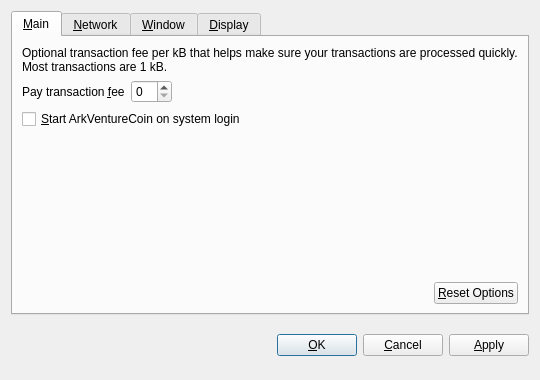
<?xml version="1.0" encoding="UTF-8"?>
<ui version="4.0">
 <class>OptionsDialog</class>
 <widget class="QDialog" name="OptionsDialog">
  <property name="geometry">
   <rect>
    <x>0</x>
    <y>0</y>
    <width>540</width>
    <height>380</height>
   </rect>
  </property>
  <property name="windowTitle">
   <string>Options</string>
  </property>
  <property name="modal">
   <bool>true</bool>
  </property>
  <layout class="QVBoxLayout" name="verticalLayout">
   <item>
    <widget class="QTabWidget" name="tabWidget">
     <property name="tabPosition">
      <enum>QTabWidget::North</enum>
     </property>
     <property name="currentIndex">
      <number>0</number>
     </property>
     <widget class="QWidget" name="tabMain">
      <attribute name="title">
       <string>&amp;Main</string>
      </attribute>
      <layout class="QVBoxLayout" name="verticalLayout_Main">
       <item>
        <widget class="QLabel" name="transactionFeeInfoLabel">
         <property name="text">
          <string>Optional transaction fee per kB that helps make sure your transactions are processed quickly. Most transactions are 1 kB.</string>
         </property>
         <property name="textFormat">
          <enum>Qt::PlainText</enum>
         </property>
         <property name="wordWrap">
          <bool>true</bool>
         </property>
        </widget>
       </item>
       <item>
        <layout class="QHBoxLayout" name="horizontalLayout_1_Main">
         <item>
          <widget class="QLabel" name="transactionFeeLabel">
           <property name="text">
            <string>Pay transaction &amp;fee</string>
           </property>
           <property name="textFormat">
            <enum>Qt::PlainText</enum>
           </property>
           <property name="buddy">
            <cstring>transactionFee</cstring>
           </property>
          </widget>
         </item>
         <item>
          <widget class="BitcoinAmountField" name="transactionFee"/>
         </item>
         <item>
          <spacer name="horizontalSpacer_1_Main">
           <property name="orientation">
            <enum>Qt::Horizontal</enum>
           </property>
           <property name="sizeHint" stdset="0">
            <size>
             <width>40</width>
             <height>20</height>
            </size>
           </property>
          </spacer>
         </item>
        </layout>
       </item>
       <item>
        <widget class="QCheckBox" name="bitcoinAtStartup">
         <property name="toolTip">
          <string>Automatically start ArkVentureCoin after logging in to the system.</string>
         </property>
         <property name="text">
          <string>&amp;Start ArkVentureCoin on system login</string>
         </property>
        </widget>
       </item>
       <item>
        <spacer name="verticalSpacer_Main">
         <property name="orientation">
          <enum>Qt::Vertical</enum>
         </property>
         <property name="sizeHint" stdset="0">
          <size>
           <width>20</width>
           <height>40</height>
          </size>
         </property>
        </spacer>
       </item>
       <item>
        <layout class="QHBoxLayout" name="horizontalLayout_2_Main">
         <item>
          <spacer name="horizontalSpacer_2_Main">
           <property name="orientation">
            <enum>Qt::Horizontal</enum>
           </property>
           <property name="sizeHint" stdset="0">
            <size>
             <width>40</width>
             <height>20</height>
            </size>
           </property>
          </spacer>
         </item>
         <item>
          <widget class="QPushButton" name="resetButton">
           <property name="toolTip">
            <string>Reset all client options to default.</string>
           </property>
           <property name="text">
            <string>&amp;Reset Options</string>
           </property>
           <property name="autoDefault">
            <bool>false</bool>
           </property>
          </widget>
         </item>
        </layout>
       </item>
      </layout>
     </widget>
     <widget class="QWidget" name="tabNetwork">
      <attribute name="title">
       <string>&amp;Network</string>
      </attribute>
      <layout class="QVBoxLayout" name="verticalLayout_Network">
       <item>
        <widget class="QCheckBox" name="mapPortUpnp">
         <property name="toolTip">
          <string>Automatically open the ArkVentureCoin client port on the router. This only works when your router supports UPnP and it is enabled.</string>
         </property>
         <property name="text">
          <string>Map port using &amp;UPnP</string>
         </property>
        </widget>
       </item>
       <item>
        <widget class="QCheckBox" name="connectSocks">
         <property name="toolTip">
          <string>Connect to the ArkVentureCoin network through a SOCKS proxy (e.g. when connecting through Tor).</string>
         </property>
         <property name="text">
          <string>&amp;Connect through SOCKS proxy:</string>
         </property>
        </widget>
       </item>
       <item>
        <layout class="QHBoxLayout" name="horizontalLayout_Network">
         <item>
          <widget class="QLabel" name="proxyIpLabel">
           <property name="text">
            <string>Proxy &amp;IP:</string>
           </property>
           <property name="textFormat">
            <enum>Qt::PlainText</enum>
           </property>
           <property name="buddy">
            <cstring>proxyIp</cstring>
           </property>
          </widget>
         </item>
         <item>
          <widget class="QValidatedLineEdit" name="proxyIp">
           <property name="maximumSize">
            <size>
             <width>140</width>
             <height>16777215</height>
            </size>
           </property>
           <property name="toolTip">
            <string>IP address of the proxy (e.g. 127.0.0.1)</string>
           </property>
          </widget>
         </item>
         <item>
          <widget class="QLabel" name="proxyPortLabel">
           <property name="text">
            <string>&amp;Port:</string>
           </property>
           <property name="textFormat">
            <enum>Qt::PlainText</enum>
           </property>
           <property name="buddy">
            <cstring>proxyPort</cstring>
           </property>
          </widget>
         </item>
         <item>
          <widget class="QLineEdit" name="proxyPort">
           <property name="maximumSize">
            <size>
             <width>55</width>
             <height>16777215</height>
            </size>
           </property>
           <property name="toolTip">
            <string>Port of the proxy (e.g. 9050)</string>
           </property>
          </widget>
         </item>
         <item>
          <widget class="QLabel" name="socksVersionLabel">
           <property name="text">
            <string>SOCKS &amp;Version:</string>
           </property>
           <property name="textFormat">
            <enum>Qt::PlainText</enum>
           </property>
           <property name="buddy">
            <cstring>socksVersion</cstring>
           </property>
          </widget>
         </item>
         <item>
          <widget class="QValueComboBox" name="socksVersion">
           <property name="toolTip">
            <string>SOCKS version of the proxy (e.g. 5)</string>
           </property>
          </widget>
         </item>
         <item>
          <spacer name="horizontalSpacer_Network">
           <property name="orientation">
            <enum>Qt::Horizontal</enum>
           </property>
           <property name="sizeHint" stdset="0">
            <size>
             <width>40</width>
             <height>20</height>
            </size>
           </property>
          </spacer>
         </item>
        </layout>
       </item>
       <item>
        <spacer name="verticalSpacer_Network">
         <property name="orientation">
          <enum>Qt::Vertical</enum>
         </property>
         <property name="sizeHint" stdset="0">
          <size>
           <width>20</width>
           <height>40</height>
          </size>
         </property>
        </spacer>
       </item>
      </layout>
     </widget>
     <widget class="QWidget" name="tabWindow">
      <attribute name="title">
       <string>&amp;Window</string>
      </attribute>
      <layout class="QVBoxLayout" name="verticalLayout_Window">
       <item>
        <widget class="QCheckBox" name="minimizeToTray">
         <property name="toolTip">
          <string>Show only a tray icon after minimizing the window.</string>
         </property>
         <property name="text">
          <string>&amp;Minimize to the tray instead of the taskbar</string>
         </property>
        </widget>
       </item>
       <item>
        <widget class="QCheckBox" name="minimizeOnClose">
         <property name="toolTip">
          <string>Minimize instead of exit the application when the window is closed. When this option is enabled, the application will be closed only after selecting Quit in the menu.</string>
         </property>
         <property name="text">
          <string>M&amp;inimize on close</string>
         </property>
        </widget>
       </item>
       <item>
        <spacer name="verticalSpacer_Window">
         <property name="orientation">
          <enum>Qt::Vertical</enum>
         </property>
         <property name="sizeHint" stdset="0">
          <size>
           <width>20</width>
           <height>40</height>
          </size>
         </property>
        </spacer>
       </item>
      </layout>
     </widget>
     <widget class="QWidget" name="tabDisplay">
      <attribute name="title">
       <string>&amp;Display</string>
      </attribute>
      <layout class="QVBoxLayout" name="verticalLayout_Display">
       <item>
        <layout class="QHBoxLayout" name="horizontalLayout_1_Display">
         <item>
          <widget class="QLabel" name="langLabel">
           <property name="text">
            <string>User Interface &amp;language:</string>
           </property>
           <property name="textFormat">
            <enum>Qt::PlainText</enum>
           </property>
           <property name="buddy">
            <cstring>lang</cstring>
           </property>
          </widget>
         </item>
         <item>
          <widget class="QValueComboBox" name="lang">
           <property name="toolTip">
            <string>The user interface language can be set here. This setting will take effect after restarting ArkVentureCoin.</string>
           </property>
          </widget>
         </item>
        </layout>
       </item>
       <item>
        <layout class="QHBoxLayout" name="horizontalLayout_2_Display">
         <item>
          <widget class="QLabel" name="unitLabel">
           <property name="text">
            <string>&amp;Unit to show amounts in:</string>
           </property>
           <property name="textFormat">
            <enum>Qt::PlainText</enum>
           </property>
           <property name="buddy">
            <cstring>unit</cstring>
           </property>
          </widget>
         </item>
         <item>
          <widget class="QValueComboBox" name="unit">
           <property name="toolTip">
            <string>Choose the default subdivision unit to show in the interface and when sending coins.</string>
           </property>
          </widget>
         </item>
        </layout>
       </item>
       <item>
        <widget class="QCheckBox" name="displayAddresses">
         <property name="toolTip">
          <string>Whether to show ArkVentureCoin addresses in the transaction list or not.</string>
         </property>
         <property name="text">
          <string>&amp;Display addresses in transaction list</string>
         </property>
        </widget>
       </item>
       <item>
        <widget class="QCheckBox" name="coinControlFeatures">
         <property name="toolTip">
          <string>Whether to show coin control features or not.</string>
         </property>
         <property name="text">
          <string>Display coin &amp;control features (experts only!)</string>
         </property>
        </widget>
       </item>
       <item>
        <spacer name="verticalSpacer_Display">
         <property name="orientation">
          <enum>Qt::Vertical</enum>
         </property>
         <property name="sizeHint" stdset="0">
          <size>
           <width>20</width>
           <height>40</height>
          </size>
         </property>
        </spacer>
       </item>
      </layout>
     </widget>
    </widget>
   </item>
   <item>
    <layout class="QHBoxLayout" name="horizontalLayout_Buttons">
     <item>
      <spacer name="horizontalSpacer_1">
       <property name="orientation">
        <enum>Qt::Horizontal</enum>
       </property>
       <property name="sizeHint" stdset="0">
        <size>
         <width>40</width>
         <height>48</height>
        </size>
       </property>
      </spacer>
     </item>
     <item>
      <widget class="QLabel" name="statusLabel">
       <property name="font">
        <font>
         <weight>75</weight>
         <bold>true</bold>
        </font>
       </property>
       <property name="text">
        <string/>
       </property>
       <property name="textFormat">
        <enum>Qt::PlainText</enum>
       </property>
       <property name="wordWrap">
        <bool>true</bool>
       </property>
      </widget>
     </item>
     <item>
      <spacer name="horizontalSpacer_2">
       <property name="orientation">
        <enum>Qt::Horizontal</enum>
       </property>
       <property name="sizeHint" stdset="0">
        <size>
         <width>40</width>
         <height>48</height>
        </size>
       </property>
      </spacer>
     </item>
     <item>
      <widget class="QPushButton" name="okButton">
       <property name="text">
        <string>&amp;OK</string>
       </property>
      </widget>
     </item>
     <item>
      <widget class="QPushButton" name="cancelButton">
       <property name="text">
        <string>&amp;Cancel</string>
       </property>
       <property name="autoDefault">
        <bool>false</bool>
       </property>
      </widget>
     </item>
     <item>
      <widget class="QPushButton" name="applyButton">
       <property name="text">
        <string>&amp;Apply</string>
       </property>
       <property name="autoDefault">
        <bool>false</bool>
       </property>
      </widget>
     </item>
    </layout>
   </item>
  </layout>
 </widget>
 <customwidgets>
  <customwidget>
   <class>BitcoinAmountField</class>
   <extends>QSpinBox</extends>
   <header>bitcoinamountfield.h</header>
  </customwidget>
  <customwidget>
   <class>QValueComboBox</class>
   <extends>QComboBox</extends>
   <header>qvaluecombobox.h</header>
  </customwidget>
  <customwidget>
   <class>QValidatedLineEdit</class>
   <extends>QLineEdit</extends>
   <header>qvalidatedlineedit.h</header>
  </customwidget>
 </customwidgets>
 <resources/>
 <connections/>
</ui>
